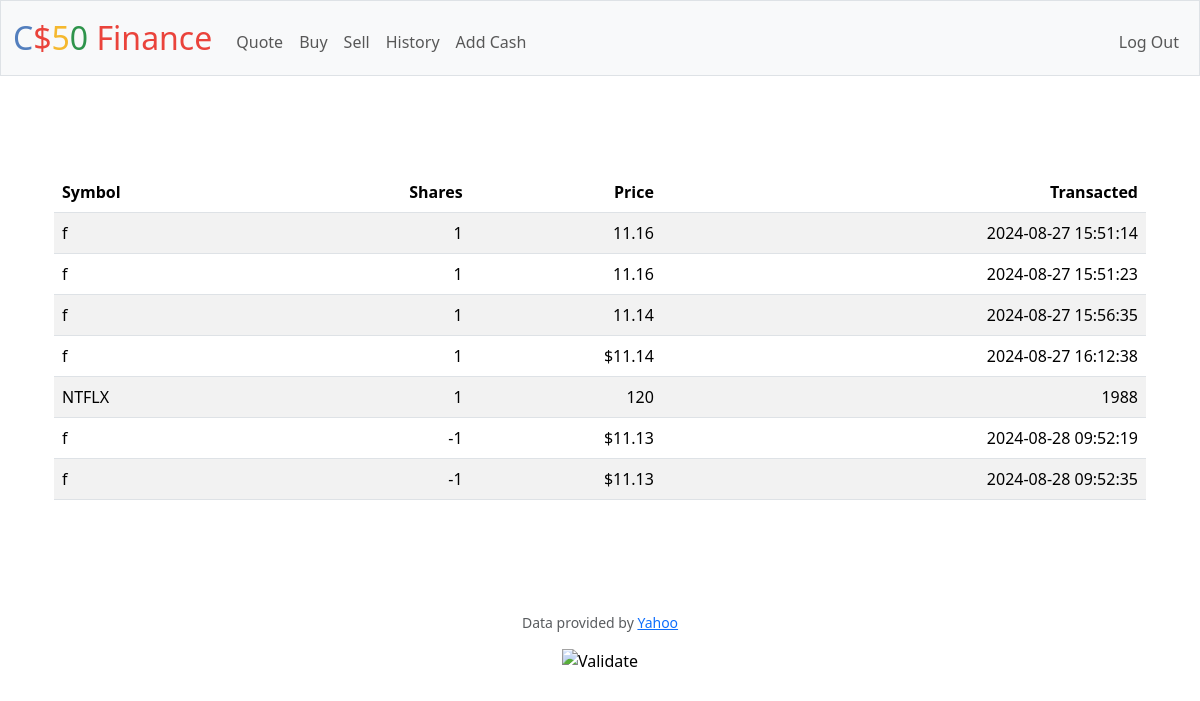
The app's page /history (signed in) with its own data.
### tables this page shows
CREATE TABLE history (transaction_id INTEGER PRIMARY KEY AUTOINCREMENT NOT NULL, symbol TEXT NOT NULL, shares INTEGER NOT NULL, price NUMERIC NOT NULL, timestamp DATETIME NOT NULL, user_id NOT NULL, FOREIGN KEY (user_id) REFERENCES users(id));

### app.py (the view)
@app.route("/history")
@login_required
def history():
    historys = db.execute("SELECT * FROM history WHERE user_id = ?", session["user_id"])
    return render_template('history.html', historys=historys)

### app.py (called while the page is built)
@app.after_request
def after_request(response):
    response.headers["Cache-Control"] = "no-cache, no-store, must-revalidate"
    response.headers["Expires"] = 0
    response.headers["Pragma"] = "no-cache"
    return response

### helpers.py (called while the page is built)
def login_required(f):
    @wraps(f)
    def decorated_function(*args, **kwargs):
        if session.get("user_id") is None:
            return redirect("/login")
        return f(*args, **kwargs)
    return decorated_function

### templates/history.html
{% extends "layout.html" %}
{% block main %}
<main class="container py-5 text-center">
    <table class="table table-striped">
        <thead>
            <tr>
                <th class="text-start">Symbol</th>
                <th class="text-end">Shares</th>
                <th class="text-end">Price</th>
                <th class="text-end">Transacted</th>
            </tr>
        </thead>
        <tbody>
            {% for history in historys %}
                <tr>
                    <td class="text-start"> {{ history.symbol }} </td>
                    <td class="text-end"> {{ history.shares }} </td>
                    <td class="text-end"> {{ history.price }} </td>
                    <td class="text-end"> {{ history.timestamp }} </td>
                </tr>
            {% endfor %}
        </tbody>
    </table>
</main>
{% endblock %}

### records on screen
history: symbol "f", shares "1", price "11.16", timestamp "2024-08-27 15:51:14"
history: symbol "f", shares "1", price "11.16", timestamp "2024-08-27 15:51:23"
history: symbol "f", shares "1", price "11.14", timestamp "2024-08-27 15:56:35"
history: symbol "f", shares "1", price "$11.14", timestamp "2024-08-27 16:12:38"
history: symbol "NTFLX", shares "1", price "120", timestamp "1988"
history: symbol "f", shares "-1", price "$11.13", timestamp "2024-08-28 09:52:19"
history: symbol "f", shares "-1", price "$11.13", timestamp "2024-08-28 09:52:35"
